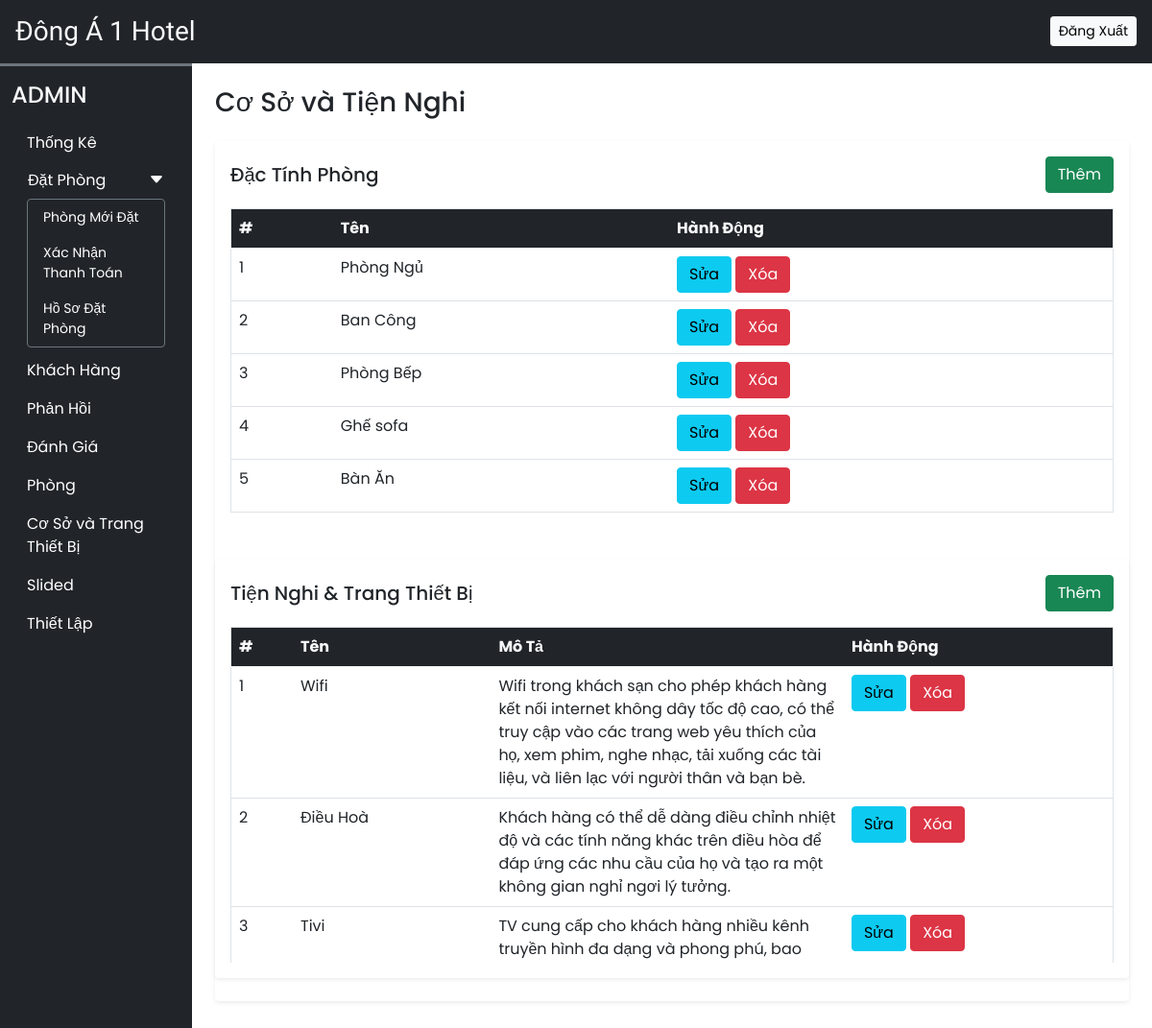
Page /admin/features_facilities.php on the committed database.
### tables this page shows
CREATE TABLE `features` (
  `id` int(11) NOT NULL,
  `name` varchar(50) NOT NULL
);

CREATE TABLE `facilities` (
  `id` int(11) NOT NULL,
  `name` varchar(50) NOT NULL,
  `description` varchar(250) NOT NULL
);

### admin/features_facilities.php (the view, shortened to what this page needs)
<!DOCTYPE html>
<html lang="en">
<head>
  <?php require('inc/links.php'); ?>
<body>
<?php require('inc/header.php'); ?>
<div class="container-fluid" id="main-content">
    <div class="row">
      <div class="col-lg-10 ms-auto p-4 overflow-hidden">
        <h3 class="mb-4">Cơ Sở và Tiện Nghi</h3>
        <div class="card border-0 shadow-sm mb-4">
          <div class="card-body">
            <div class="d-flex align-items-center justify-content-between mb-3">
              <h5 class="card-title m-0">Đặc Tính Phòng</h5>
                <a class="btn btn-success" href="/khachsan/admin/themfeatures.php">Thêm</a>
            </div>
            <div class="table-responsive-md" style="height: 350px; overflow-y: scroll;">
              <table class="table table-hover border">
                <thead>
                  <tr class="bg-dark text-light">
                    <th scope="col">#</th>
                    <th scope="col">Tên</th>
                    <th scope="col">Hành Động</th>
                  </tr>
                </thead>
                <tbody id="features-data">
                <?php
            $conn = mysqli_connect("localhost", "root", "", "khachsan");
            $sql = "SELECT * FROM features";
            $result = mysqli_query($conn, $sql);
            $count=1;
            while ($row = mysqli_fetch_assoc($result)) {
              echo "<tr>";
              echo "<td>" . $count . "</td>";
              echo "<td>" . $row["name"] . "</td>";
              echo "<td><a class='btn btn-info' href='/khachsan/admin/suafeatures.php/?ID="  . $row['id'] ."'>Sửa</a>
                          <a class='btn btn-danger' href='/khachsan/admin/xoafeatures.php/?ID1=" . $row['id'] . "' onclick=\"return confirm('Bạn có muốn xóa không?')\">Xóa</a></td>";
              echo "</tr>";
              $count++;
          }
?>
                </tbody>
              </table>
            </div>
          </div>
            <div class="card border-0 shadow-sm mb-4">
          <div class="card-body">
            <div class="d-flex align-items-center justify-content-between mb-3">
              <h5 class="card-title m-0">Tiện Nghi & Trang Thiết Bị</h5>
              <a class="btn btn-success" href="/khachsan/admin/themfacilities.php">Thêm</a>
            </div>
            <div class="table-responsive-md" style="height: 350px; overflow-y: scroll;">
              <table class="table table-hover border">
                <thead>
                  <tr class="bg-dark text-light">
                    <th scope="col">#</th>
                    <th scope="col">Tên</th>
                    <th scope="col" width="40%">Mô Tả</th>
                    <th scope="col">Hành Động</th>
                  </tr>
                </thead>
                <?php
                $conn = mysqli_connect("localhost", "root", "", "khachsan");
                $sql = "SELECT * FROM facilities";
                $result = mysqli_query($conn, $sql);
                $count = 1;
                while ($row = mysqli_fetch_array($result))
                {
                  echo "<td>" . $count . "</td>";
                  echo "<td>" .$row['name']."</td>";
                  echo "<td>" .$row['description']."</td>";
                  echo "<td><a class='btn btn-info' href='/khachsan/admin/suafacilities.php/?ID="  . $row['id'] ."'>Sửa</a>
                          <a class='btn btn-danger' href='/khachsan/admin/xoafacilities.php/?ID1=" . $row['id'] . "' onclick=\"return confirm('Bạn có muốn xóa không?')\">Xóa</a></td>";
              $count++;
                }
                ?>
              </table>
            </div>
          </div>
        </div>
</body>
</html>

### admin/css/common.css (style rules this page uses)
:root { --teal: #2ec1ac; --teal_hover: #279e8c; }
* { font-family: 'Poppins', sans-serif; }

### rows in the picture
features: name "Phòng Ngủ"
features: name "Ban Công"
features: name "Phòng Bếp"
features: name "Ghế sofa"
features: name "Bàn Ăn"
facilities: name "Wifi", description "Wifi trong khách sạn cho phép khách hàng kết nối internet không dây tốc độ cao, có thể truy cập vào các trang web yêu thích của họ, xem phim, nghe nhạc, tải xuống các tài liệu, và liên lạc với người thân và bạn bè."
facilities: name "Điều Hoà", description "Khách hàng có thể dễ dàng điều chỉnh nhiệt độ và các tính năng khác trên điều hòa để đáp ứng các nhu cầu của họ và tạo ra một không gian nghỉ ngơi lý tưởng."
facilities: name "Tivi", description "TV cung cấp cho khách hàng nhiều kênh truyền hình đa dạng và phong phú, bao…"
